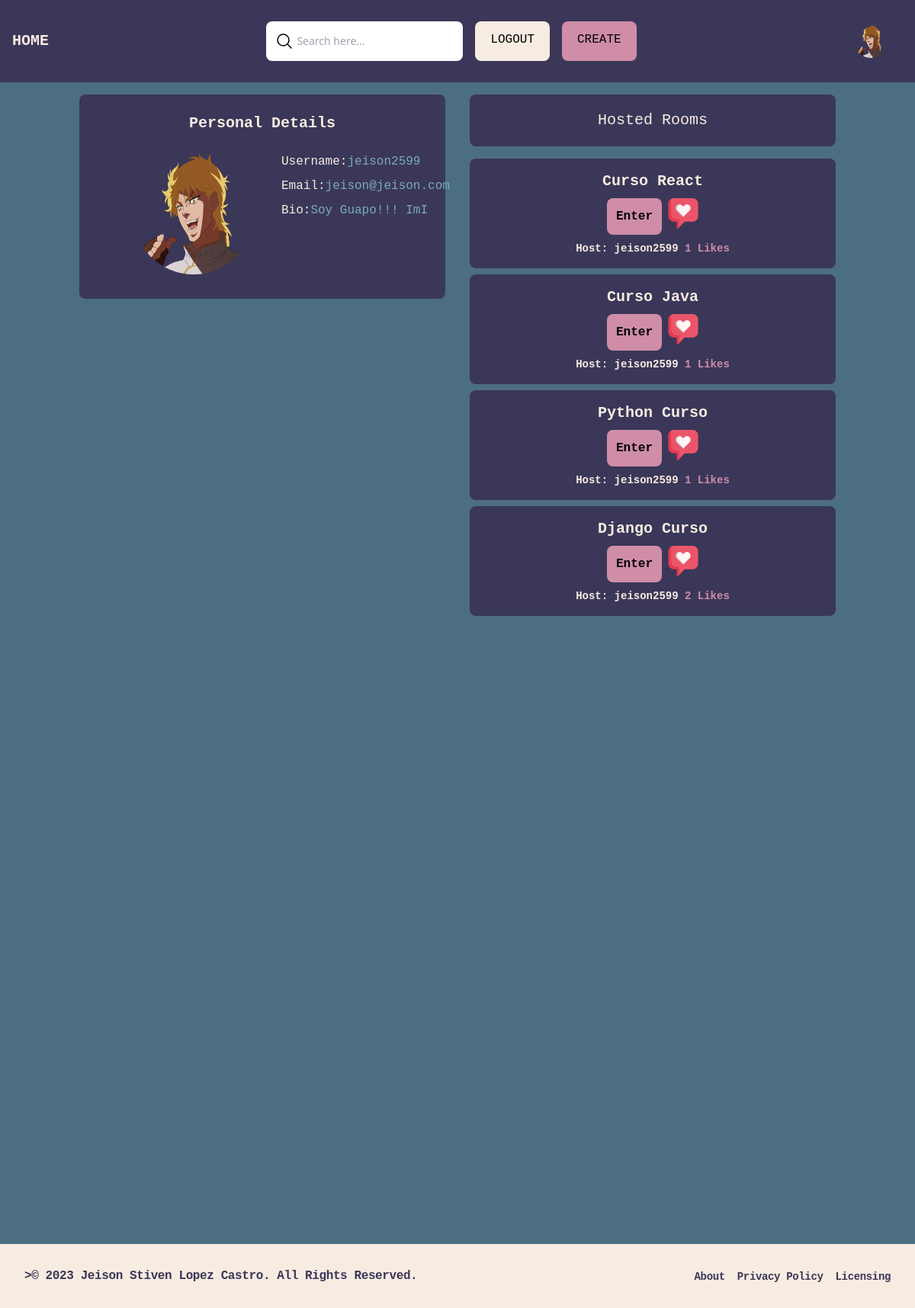
/users/profiles/3/ (signed in), run on the app's committed database.
### users/models.py (models this page shows)
class User(AbstractBaseUser, PermissionsMixin):
    email = models.EmailField(blank=False, unique=True)
    username = models.CharField(unique=True, max_length=50)
    bio = models.TextField(blank=True)
    avatar = models.ImageField(default='avatar.jpg')
    is_active = models.BooleanField(default=True)
    is_superuser = models.BooleanField(default=False)
    is_staff = models.BooleanField(default=False)
    date_join = models.DateTimeField(default=timezone.now)
    objects = CustomUserManager()
    USERNAME_FIELD = "email"
    EMAIL_FIELD = "email"
    REQUIRED_FIELDS = []

### core/models.py (models this page shows, shortened)
class Room(models.Model):
    name = models.CharField(max_length=50)
    user = models.ForeignKey(User, on_delete=models.CASCADE)
    like = models.ManyToManyField(User, related_name='like', default=None, blank=True)
    class Meta:
        ordering = ['-id']

### users/views.py (the view)
# urls.py: path('profiles/<int:pk>/', views.profiles, name='profiles'),
@login_required
def profiles(request, pk):
    user = User.objects.get(pk=pk)
    rooms = user.room_set.all()
    return render(request, 'users/profiles.html', {'user':user, 'rooms':rooms})

### templates/users/profiles.html (shortened to what this page needs)
{% extends "index.html" %}
{% load static %}
{% block content %}
    <div
        class="grid gap-x-8 gap-y-4 grid-cols-1 p-4 sm:grid-cols-1 md:grid-cols-1 lg:grid-cols-2 xl:grid-cols-2 2xl:grid-cols-2">
        <div class="sm:mb-4 md:mb-4 xl:mx-10 2xl:mx-10">
            <div class="bg-oscuro rounded-lg">
                <h1 class="text-xl p-6 font-semibold font-mono text-center text-claro">
                    Personal Details
                </h1>
                <div
                    class="grid grid-cols-1 sm:grid-cols-1 ml-[50px] md:grid-cols-2 lg:grid-cols-2 xl:grid-cols-2 2x:grid-cols-2">
                    <div class="ml-5 mb-8">
                        <img class="w-40 h-40 rounded-full" src="{{ user.avatar.url }}" alt="{{ user.username }}">
                    </div>
                    <div>
                        <p class="mb-2 font-mono font-semiblod flex text-claro">
                            Username: <span class="text-verde">{{ user.username }}</span>
                        </p>
                        <p class="mb-2 font-mono font-semiblod flex text-claro">
                            Email: <span class="text-verde">{{ user.email }}</span>
                        </p>
                        <p class="mb-2 font-mono font-semiblod flex text-claro">
                            Bio: <span class="text-verde">{{ user.bio }}</span>
                        </p>
                    </div>
                </div>
            </div>
        </div>
        <div>
            <div class="mb-4">
                <div class="bg-oscuro p-3 rounded-lg">
                    <h1 class="text-xl p-2 text-center font-mono font-semiblod text-claro">
                        Hosted Rooms
                    </h1>
                </div>
            </div>
            {% for room in rooms %}
            <div class="my-2">
                <div class="bg-oscuro rounded-lg p-2">
                    <h1 class="text-xl p-2 text-center font-mono font-semibold text-claro">{{ room.name }}</h1>
                    <div class="flex justify-center">
                        <a href="{% url 'room' room.id %}" class="p-3 font-mono font-semibold text-negro rounded-lg bg-rosa">Enter</a>
                        <form action="{% url 'like_room' %}" class="ml-2" method="POST">
                            {% if user not in room.like.all  %}
                            <button type="submit">
                                <img src="{% static 'images/unlike.jpg' %}" alt="" width="40" height="40">
                            </button>
                            {% else %}
                            <button type="submit">
                                <img src="{% static 'images/like.jpg' %}" alt="" width="40" height="40">
                            </button>
                            {% endif %}
                        </form>
                    </div>
                    <div class="flex justify-center">
                        <p class="text-sm font-mono font-semibold p-2 text-claro">
                            Host:
                            <a href="" class="text-sm font-mono hover:text-verde font-semibold text-claro">
                                {{room.user.username}}
                            </a>
                            <span class="font-mono font-semibold text-rosa">
                                {{ room.like.all.count }} Likes
                            </span>
                        </p>
                    </div>
                </div>
            </div>
            {% endfor %}
        </div>
    </div>
    </div>
{% endblock %}

### templates/index.html (shortened to what this page needs)
<!DOCTYPE html>
{% load  static %}
<html lang="en">
<head>
    <script src='https://cdn.tailwindcss.com'></script>
    <link rel="stylesheet" href="{% static 'styles/styles.css' %}">
</head>
<body class="bg-mate">
    {% include 'navbar.html' %}
    <div class="container mx-auto">
        {% block content %}
        {% endblock %}
    {% include 'footer.html' %}
</body>
</html>

### templates/navbar.html (shortened to what this page needs)
<nav class="bg-oscuro px-4 py-3">
    <div class="flex justify-between items-center">
        <a href="/" class="text-xl  font-semibold font-mono text-claro">HOME</a>
        <div class="hidden m-2 md:flex">
            <form class="m-2" method="GET" action="{% url 'search' %}">
                <div class="relative">
                    <div class="absolute inset-y-0 left-0 flex items-center pl-3">
                        <svg xmlns="http://www.w3.org/2000/svg" fill="none" viewBox="0 0 24 24" stroke-width="1.5" stroke="currentColor" class="w-6 h-6">
                            <path stroke-linecap="round" stroke-linejoin="round" d="M21 21l-5.197-5.197m0 0A7.5 7.5 0 105.196 5.196a7.5 7.5 0 0010.607 10.607z" />
                        </svg>
                    </div>
                    <input  name="query" class="block w-full p-4 pl-10 text-sm rounded-lg" placeholder="Search here...">
                </div>
            </form>
            {% if request.user.is_authenticated %}
                <a href="{% url 'logout_user' %}" class="px-5 py-3 m-2 block font-mono font-semiblod text-negro rounded-lg bg-claro">
                    LOGOUT
                </a>
                <a href="{% url 'create_room' %}" class="px-5 py-3 m-2 block font-mono font-semiblod text-negro rounded-lg bg-rosa">
                    CREATE
                </a>
            {% endif %}
        </div>
        <div class="flex">
            {% if request.user.is_authenticated %}
                <a href="{% url 'my_profile' %}" class="mr-5">
                    <img  class="w-11 h-11 rounded-full" src="{{ user.avatar.url }}" alt="{{ user.username }}">
                </a>
            {% endif %}
        </div>
    </div>
</nav>

### templates/footer.html
<footer class="footer p-4 bg-claro shadow md:flex md:items-center md:justify-between md:p-6 dark:bg-gray-800">
    <span class="p-2 text-center font-mono font-semibold leading-tight tracking-tight text-oscuro">>© 2023 <a href="" class="hover:underline" >Jeison Stiven Lopez Castro</a>. All Rights Reserved.</span>
    <ul class="flex flex-wrap items-center mt-3 text-sm text-gray-500 dark:text-gray-500 sm:mt-0">
        <li>
            <a href="#" class="p-2 text-center font-mono font-semibold leading-tight tracking-tight text-oscuro">About</a>
        </li>
        <li>
            <a href="#" class="p-2 text-center font-mono font-semibold leading-tight tracking-tight text-oscuro">Privacy Policy</a>
        </li>
        <li>
            <a href="#" class="p-2 text-center font-mono font-semibold leading-tight tracking-tight text-oscuro" >Licensing</a>
        </li>
    </ul>
</footer>

### static/styles/styles.css (style rules this page uses)
.footer { position: relative; right: 0; left: 0; margin-top: 100vh; padding: 1rem; text-align: center; }

### data on the page
User: avatar (picture), username "jeison2599", email "jeison@jeison.com", bio "Soy Guapo!!! ImI"
Room: name "Curso React", user.username "jeison2599", like.all.count "1"
Room: name "Curso Java", user.username "jeison2599", like.all.count "1"
Room: name "Python Curso", user.username "jeison2599", like.all.count "1"
Room: name "Django Curso", user.username "jeison2599", like.all.count "2"
